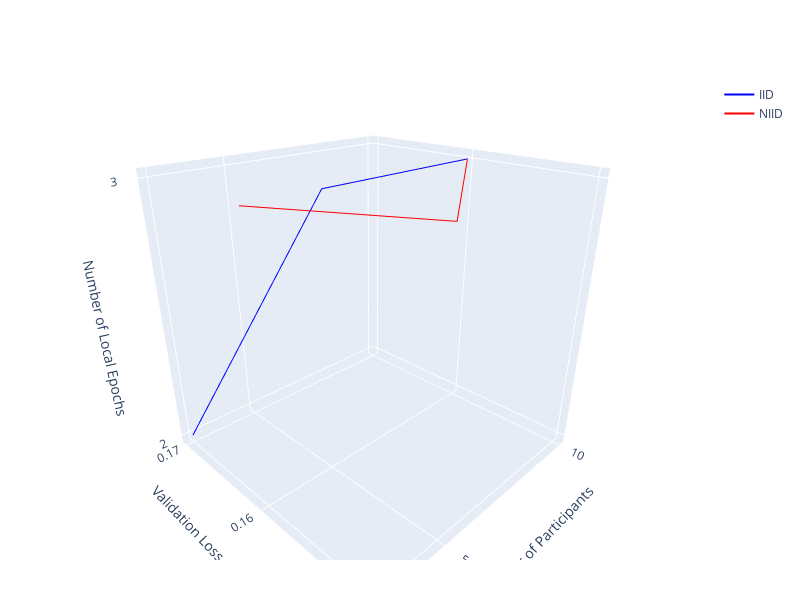

Write notebook code for a chart like this one.
### Code cell
import plotly.graph_objects as go

# Sample data for multiple lines
x = num_participants_iid
y1 = [round(val, 2) for val in best_val_losses_iid.values()]
z1 = list(num_local_epochs_iid.values())
y2 = [round(val, 2) for val in best_val_losses_niid.values()]
z2 = list(num_local_epochs_niid.values())

# Create a 3D line plot with multiple lines
fig = go.Figure()

# Add the first line
fig.add_trace(go.Scatter3d(x=x, y=y1, z=z1, mode='lines', name='IID', line=dict(color='blue', width=2)))

# Add the second line
fig.add_trace(go.Scatter3d(x=x, y=y2, z=z2, mode='lines', name='NIID', line=dict(color='red', width=2)))

# Set plot layout
fig.update_layout(
    scene=dict(
        xaxis=dict(
            title='Number of Participants',
            showticklabels=True,
            tickvals=x,
            ticktext=[str(val) for val in x]
        ),
        yaxis=dict(
            title='Validation Loss (AbsRel)',
            showticklabels=True,
            tickvals=y1 + y2,
            ticktext=[str(val) for val in y1 + y2]
        ),
        zaxis=dict(
            title='Number of Local Epochs',
            showticklabels=True,
            tickvals=z1 + z2,
            ticktext=[str(val) for val in z1 + z2]
        ),
        camera=dict(
            eye=dict(x=-1.5, y=-1.5, z=1)  # Adjust the camera position for a better viewing angle
        )
    ),
    showlegend=True,
    width=800,  # Adjust the width of the plot
    height=600,  # Adjust the height of the plot
    margin=dict(l=40, r=40, b=40, t=80)  # Adjust the margins to provide enough space for labels
)

# Display the plot
fig.show()

### Figure 1 — Plotly figure (JSON) as saved in the notebook; plotly's stock layout.template omitted (floating-point values rounded to 4 significant figures)
{"data": [{"line": {"color": "blue", "width": 2}, "mode": "lines", "name": "IID", "type": "scatter3d", "x": [3, 5, 10], "y": [0.17, 0.16, 0.16], "z": [2, 3, 3]}, {"line": {"color": "red", "width": 2}, "mode": "lines", "name": "NIID", "type": "scatter3d", "x": [3, 5, 10], "y": [0.16, 0.15, 0.16], "z": [3, 3, 3]}], "layout": {"height": 600, "margin": {"b": 40, "l": 40, "r": 40, "t": 80}, "scene": {"aspectmode": "auto", "aspectratio": {"x": 1, "y": 1, "z": 1}, "camera": {"center": {"x": 0, "y": 0, "z": 0}, "eye": {"x": -1.241, "y": -1.241, "z": 0.8275}, "projection": {"type": "perspective"}, "up": {"x": 0, "y": 0, "z": 1}}, "xaxis": {"showticklabels": true, "ticktext": ["3", "5", "10"], "tickvals": [3, 5, 10], "title": {"text": "Number of Participants"}, "type": "linear"}, "yaxis": {"showticklabels": true, "ticktext": ["0.17", "0.16", "0.16", "0.16", "0.15", "0.16"], "tickvals": [0.17, 0.16, 0.16, 0.16, 0.15, 0.16], "title": {"text": "Validation Loss (AbsRel)"}, "type": "linear"}, "zaxis": {"showticklabels": true, "ticktext": ["2", "3", "3", "3", "3", "3"], "tickvals": [2, 3, 3, 3, 3, 3], "title": {"text": "Number of Local Epochs"}, "type": "linear"}}, "showlegend": true, "width": 800}}
